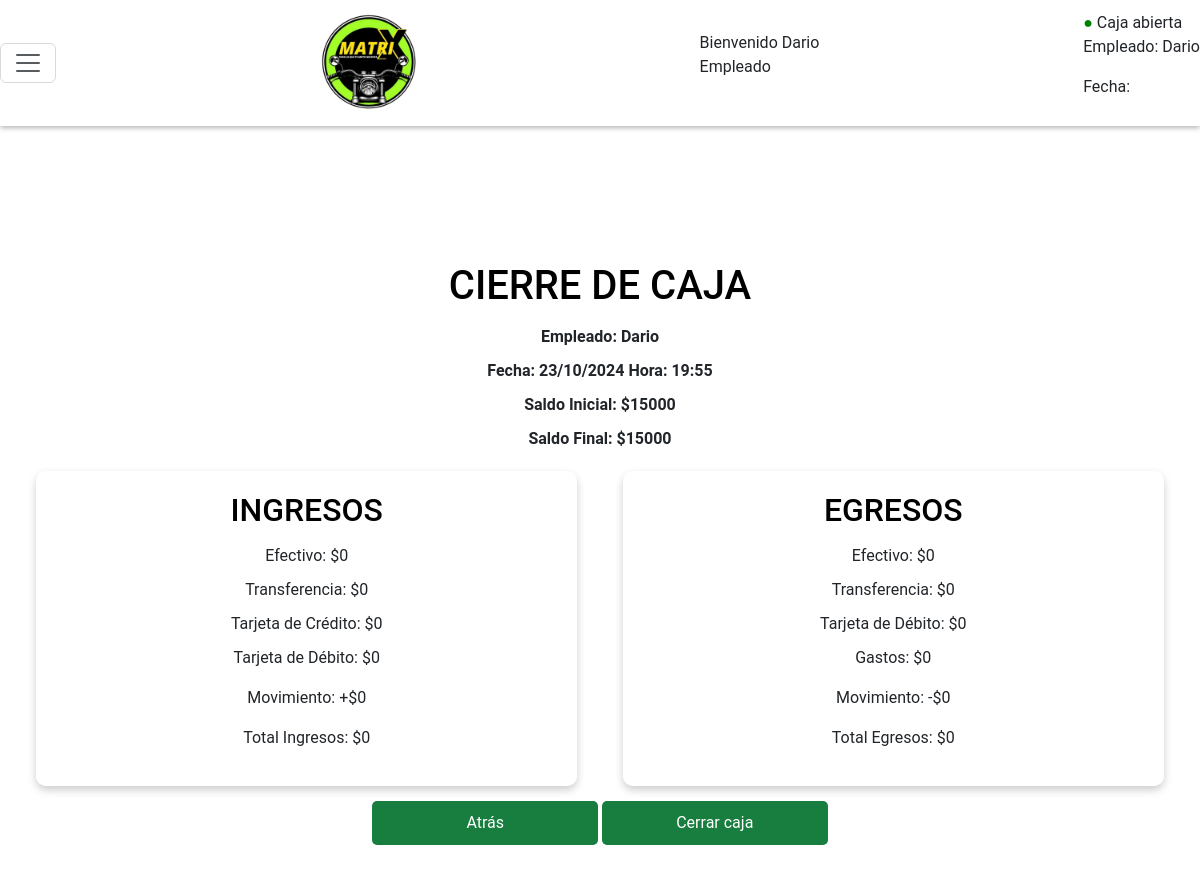
The app's page /cierre/ (signed in) with its own data.
### Empleados/models.py (models this page shows, shortened)
class Empleado(AbstractUser):
    dni=models.IntegerField(null=True, blank=True, verbose_name="DNI")
    dirección=models.CharField(null=True, blank=True, max_length=150)
    telefono=models.IntegerField(null=True, blank=True)

### Caja/models.py (models this page shows, shortened)
class Caja(models.Model):
    empleado=models.ForeignKey(Empleado,on_delete=models.CASCADE,null=True,blank=True)
    fecha_apertura=models.DateTimeField(default=datetime.now)
    saldo_inicial=models.IntegerField(null=True,blank=True)
    fecha_cierre=models.DateTimeField(null=True,blank=True)
    saldo_final=models.IntegerField(null=True,blank=True)
    estado= models.CharField(max_length=10,choices=estado_caja, default='Abierta')

### Caja/views.py (the view, shortened to what this page needs)
# urls.py: path('cierre/', views.cierre_view, name='cierre'),
@login_required
def cierre_view(request):
    caja_abierta = obtener_caja_abierta(request.user)
    if not caja_abierta:
        request.session['caja_abierta'] = False
        return redirect('apertura')
    id_sesion = request.session.session_key
    lista_ventas = Venta.objects.filter(id_sesion=id_sesion)
    total_ventas = sum(venta.total_venta for venta in lista_ventas)
    ventas_efectivo = sum(venta.total_venta for venta in lista_ventas if venta.metodo_pago == 'Efectivo')
    ventas_transferencia = sum(venta.total_venta for venta in lista_ventas if venta.metodo_pago == 'Transferencia')
    ventas_tarjeta_credito = sum(venta.total_venta for venta in lista_ventas if venta.metodo_pago == 'Tarjeta_de_Credito')
    ventas_tarjeta_debito = sum(venta.total_venta for venta in lista_ventas if venta.metodo_pago == 'Tarjeta_de_Debito')
    lista_compras = Compra.objects.filter(id_sesion=id_sesion)
    total_compras = sum(compra.total for compra in lista_compras)
    compras_efectivo = sum(compra.total for compra in lista_compras if compra.metodo_pago == 'Efectivo')
    compras_transferencia = sum(compra.total for compra in lista_compras if compra.metodo_pago == 'Transferencia')
    compras_tarjeta_debito = sum(compra.total for compra in lista_compras if compra.metodo_pago == 'Tarjeta_de_Debito')
    lista_gastos = Gasto.objects.filter(id_sesion=id_sesion)
    gastos_compra = sum(gasto.costo for gasto in lista_gastos)
    lista_dinero = Dinero.objects.filter(id_sesion=id_sesion)
    dinero_ingreso = sum(dinero.ing_egre for dinero in lista_dinero if dinero.tipo_dinero == 'Ingreso')
    dinero_egreso = sum(dinero.ing_egre for dinero in lista_dinero if dinero.tipo_dinero == 'Egreso')
    total_ingresos = dinero_ingreso + total_ventas
    total_egresos = total_compras + gastos_compra + dinero_egreso
    saldo_final = total_ventas + caja_abierta.saldo_inicial + dinero_ingreso - total_egresos
    formulario_cierre = cierre(instance=caja_abierta)
    fecha_actual = datetime.now()
    if request.method == 'GET':
        return render(request, 'cierre.html', {
            'formulario_cierre': formulario_cierre,
            'total_ventas': total_ventas,
            'ventas_efectivo': ventas_efectivo,
            'ventas_transferencia': ventas_transferencia,
            'ventas_tarjeta_credito': ventas_tarjeta_credito,
            'ventas_tarjeta_debito': ventas_tarjeta_debito,
            'total_compras': total_compras,
            'compras_transferencia': compras_transferencia,
            'compras_efectivo': compras_efectivo,
            'compras_tarjeta_debito': compras_tarjeta_debito,
            'gastos_compra': gastos_compra,
            'saldo_final': saldo_final,
            'dinero_ingreso': dinero_ingreso,
            'dinero_egreso': dinero_egreso,
            'fecha_actual': fecha_actual,
            'total_egresos': total_egresos,
            'total_ingresos': total_ingresos,
            'caja_abierta': caja_abierta
        })

### Caja/forms.py
class cierre(ModelForm):
    class Meta:
        model = Caja
        fields = '__all__'

### Caja/views.py (called while the page is built)
def obtener_caja_abierta(user):
    return Caja.objects.filter(empleado__username=user.username, estado='Abierta').first()

### templates/cierre.html (shortened to what this page needs)
{% extends 'menu.html' %}
{% load static %}
{% block extra_css %}
    <link rel="stylesheet" href="{% static 'css/cierre.css' %}">
{% endblock %}
{% block content %}
<div class="content">
    <h1>CIERRE DE CAJA</h1>
    <div class="info-cierre">
        <p>Empleado: {{ user.username }}</p>
        <p>Fecha: {{ fecha_actual|date:"d/m/Y" }} Hora: {{ fecha_actual|time:"H:i" }}</p>
        <p>Saldo Inicial: ${{ formulario_cierre.instance.saldo_inicial }}</p>
        <p>Saldo Final: ${{ saldo_final }}</p>
    </div>
    <div class="contenedor-ingresos-egresos">
        <div class="lista-ingresos">
            <h2>INGRESOS</h2>
            <ul>
                <li>Efectivo: ${{ ventas_efectivo }}</li>
                <li>Transferencia: ${{ ventas_transferencia }}</li>
                <li>Tarjeta de Crédito: ${{ ventas_tarjeta_credito }}</li>
                <li>Tarjeta de Débito: ${{ ventas_tarjeta_debito }}</li>
            </ul>
            <p>Movimiento: +${{ dinero_ingreso }}</p>
            <p>Total Ingresos: ${{ total_ingresos }}</p>
        </div>
        <div class="lista-egresos">
            <h2>EGRESOS</h2>
            <ul>
                <li>Efectivo: ${{ compras_efectivo }}</li>
                <li>Transferencia: ${{ compras_transferencia }}</li>
                <li>Tarjeta de Débito: ${{ compras_tarjeta_debito }}</li>
                <li>Gastos: ${{ gastos_compra }}</li>
            </ul>
            <p>Movimiento: -${{ dinero_egreso }}</p>
            <p>Total Egresos: ${{ total_egresos }}</p>
        </div>
    </div>
    <form action="{% url 'cierre' %}" method="POST">
        <input type="button" onclick="window.location.href='{% url 'menu' %}'" value="Atrás">
        <input type="submit" value="Cerrar caja">
    </form>
</div>
{% endblock %}

### templates/menu.html (shortened to what this page needs)
{% load static %}
<html>
<head>
    <link rel="stylesheet" href="https://cdn.jsdelivr.net/npm/bootstrap-icons@1.11.3/font/bootstrap-icons.min.css">
    <link href="https://cdn.lineicons.com/4.0/lineicons.css" rel="stylesheet" />
    <link href="https://cdn.jsdelivr.net/npm/bootstrap@5.3.0-alpha3/dist/css/bootstrap.min.css" rel="stylesheet"
>
    <link rel="stylesheet" href="{% static 'css/menu.css' %}">
    {% block extra_css %} {% endblock %}
</head>
<body>
    <div class="wrapper">
        <nav class="navbar navbar-expand-light">
            <button class="navbar-toggler" type="button" data-bs-toggle="collapse" data-bs-target="#navbarNav" aria-controls="navbarNav" aria-expanded="false" aria-label="Toggle navigation">
                <span class="navbar-toggler-icon"></span>
            </button>
            <div class="navbar-brand">
                <img src="{% static 'IMAGENES/logoOficialMatrix.png' %}" alt="Logo" class="logo">
            </div>
            <div class="user-greeting">
                Bienvenido {{ user.username }}
                <p>{% if request.session.is_admin %} Administrador {% else %} Empleado {% endif %}</p>
            </div>
            <div class="status-container">
                {% if not request.session.caja_abierta %}
                    <span style="color: red;">&#9679;</span> Caja cerrada
                {% else %}
                    <span style="color: green;">&#9679;</span> Caja abierta
                    <p>Empleado: {{ request.session.empleado }}</p>
                    <p>Fecha: {{ request.session.fecha_apertura }}</p>
                {% endif %}
            </div>
        </nav>
        <div class="main p-3">
            <div class="text-center">
                {% block content %}{% endblock %}
            </div>
        </div>
    </div>
</body>
</html>

### static/css/menu.css (style rules this page uses)
body { font-family: 'Roboto',sans-serif; }
.wrapper { display: flex; flex-direction: column; height: 100vh; }
.navbar { box-shadow: 0 2px 5px rgba(4, 0, 0, 0.287); }
.logo { width: 100px; }

### static/css/cierre.css (style rules this page uses)
.content { margin-top: 100px; padding: 20px; }
h1, h2 { text-align: center; color: black; margin-bottom: 15px; }
.info-cierre p { font-weight: bold; margin-bottom: 10px; }
.contenedor-ingresos-egresos { display: flex; justify-content: space-between; gap: 20px; margin-top: 20px; }
.lista-ingresos, .lista-egresos { background-color: rgba(255, 255, 255, 0.9); border-radius: 10px; padding: 20px; width: 48%; box-shadow: 0 4px 8px rgba(0, 0, 0, 0.2); }
.lista-ingresos ul, .lista-egresos ul { list-style-type: none; padding: 0; }
.lista-ingresos li, .lista-egresos li { margin-bottom: 10px; }
input[type="button"], input[type="submit"] { background-color: rgb(23, 126, 63); color: white; border: none; border-radius: 5px; cursor: pointer; padding: 10px; font-size: 16px; margin-top: 15px; width: 20%; transition: background-color 0.3s; }

### records on screen
Empleado: username "Dario", session.empleado "Dario"
Caja: instance.saldo_inicial "15000"

### other values on screen
{{ saldo_final }} "15000"
{{ ventas_efectivo }} "0"
{{ ventas_transferencia }} "0"
{{ ventas_tarjeta_credito }} "0"
{{ ventas_tarjeta_debito }} "0"
{{ dinero_ingreso }} "0"
{{ total_ingresos }} "0"
{{ compras_efectivo }} "0"
{{ compras_transferencia }} "0"
{{ compras_tarjeta_debito }} "0"
{{ gastos_compra }} "0"
{{ dinero_egreso }} "0"
{{ total_egresos }} "0"
